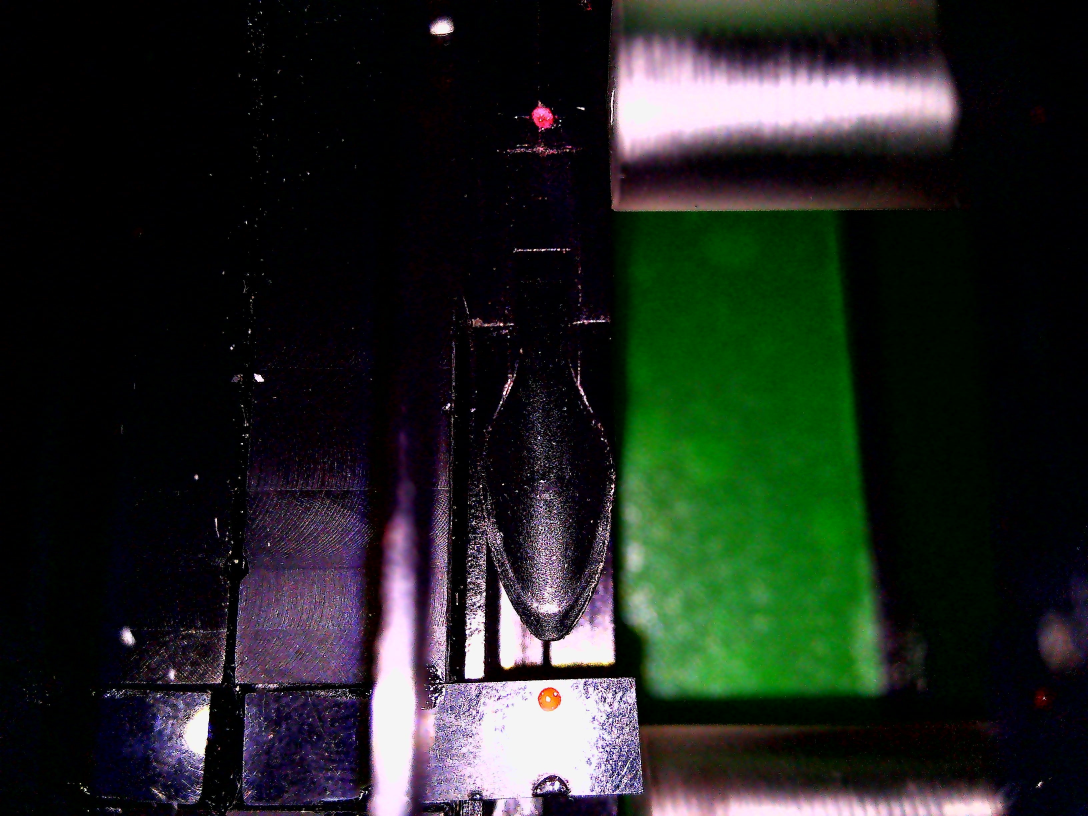
#> input picture Python-OPENCV/HoughCircle/target.jpg, 3264 x 2448 px (shown at 1/3 size)
$ python findcircle.py
#> lines starting #> are read from the running program, lines starting #| are printed output that depends on the picture; after the words box and inside, x2 and y2 are one past the last pixel; in counts of white or black regions, pixels touching at a corner belong together
import cv2 as cv
import numpy as np

img = cv.imread("target.jpg")
#> img is the input picture: shape (2448, 3264, 3); mean B, G, R 33.3, 38.1, 32.6
img1=img[2062:2137,1610:1685]
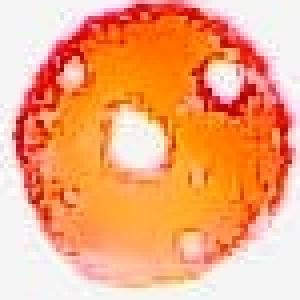
#> img1: shape (75, 75, 3) (shown 4 times larger); mean B, G, R 122, 167.3, 244.2
gay_img =cv.cvtColor(img1,cv.COLOR_BGRA2GRAY)
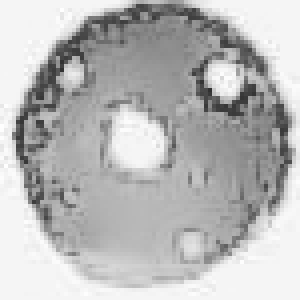
#> gay_img: shape (75, 75) (shown 4 times larger); min 49, max 254, mean 185.2
imgblur  = cv.medianBlur(gay_img, 7)  #进行中值模糊，去噪点
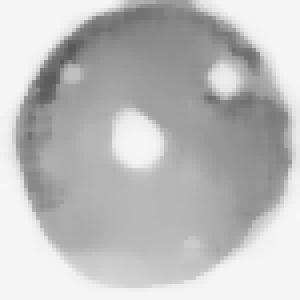
#> imgblur: shape (75, 75) (shown 4 times larger); min 88, max 246, mean 189.3
cimg = cv.cvtColor(imgblur, cv.COLOR_GRAY2BGR)

circles = cv.HoughCircles(imgblur,cv.HOUGH_GRADIENT, 1, 200, param1=50, param2=30, minRadius=0, maxRadius=0)
#> circles = [[37.5, 34.5, 33.8]]

circles = np.uint16(np.around(circles))
#> circles = [[38, 34, 34]]
print(circles)
#| [[[38 34 34]]]


for i in circles[0,:]: #遍历矩阵每一行的数据
    cv.circle(img1, (i[0],i[1]),i[2],(0,255,0) ,2)
    cv.circle(img1, (i[0], i[1]),2, (0,0,255) ,3)
#> this loop made 1 pass
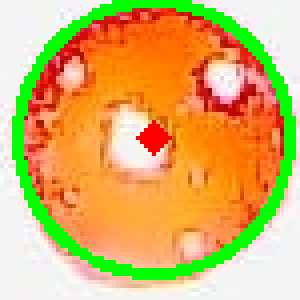
#> img1: shape (75, 75, 3) (shown 4 times larger); 12.09% of pixels changed, all inside (x1, y1, x2, y2) = (3, 0, 74, 70)


cv.imshow("gay_img", img1)
cv.waitKey(0)
cv.destroyAllWindows()
